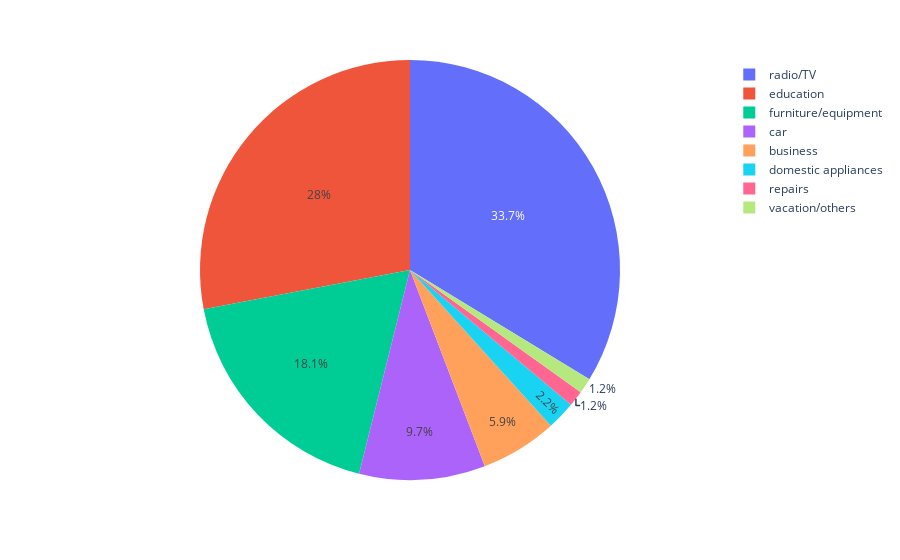

Notebook cell for this chart:
### Markdown cell above
На какие цели клиенты брали Кредит

### Code cell
values=data['Purpose'].value_counts()
names=names=data['Purpose'].unique()

fig = px.pie(data, values=values, names=names)
fig.show()

### Figure 1 — Plotly figure (JSON) as saved in the notebook; plotly's stock layout.template omitted (floating-point values rounded to 4 significant figures)
{"data": [{"domain": {"x": [0, 1], "y": [0, 1]}, "hovertemplate": "label=%{label}<br>value=%{value}<extra></extra>", "labels": ["radio/TV", "education", "furniture/equipment", "car", "business", "domestic appliances", "repairs", "vacation/others"], "legendgroup": "", "name": "", "showlegend": true, "type": "pie", "values": [337, 280, 181, 97, 59, 22, 12, 12]}], "layout": {"legend": {"tracegroupgap": 0}, "margin": {"t": 60}}}
